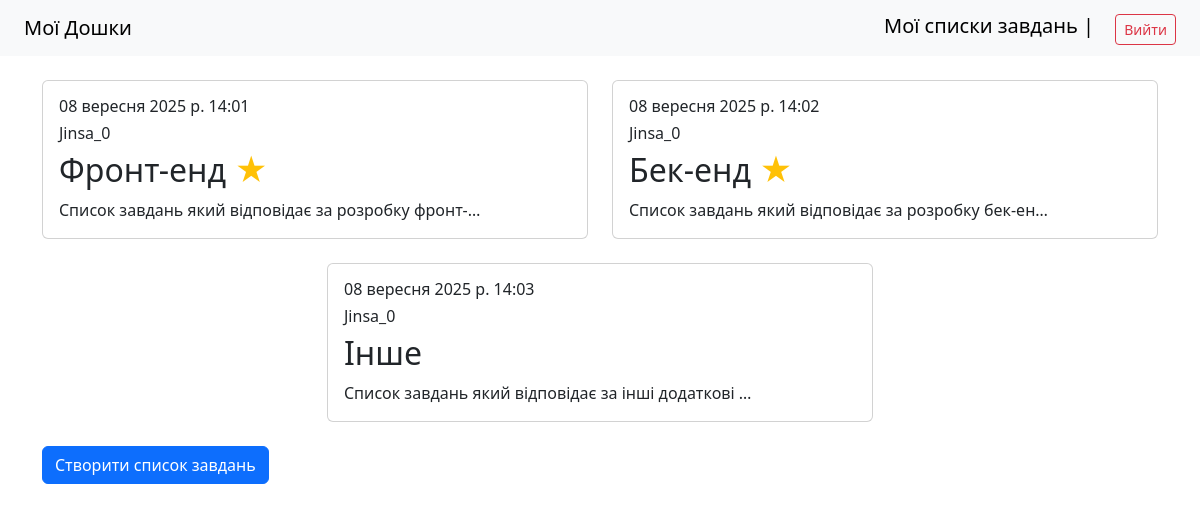
/dashboard/3/todolists/ (signed in), run on the app's committed database.
### task_manager/models.py (models this page shows, shortened)
class TodoList(models.Model):
    dashboard = models.ForeignKey(Dashboard, on_delete = models.CASCADE, related_name= 'todolists', verbose_name = "Дошка")
    title =  models.CharField(max_length = 200, verbose_name = "Назва")
    description =  models.TextField(verbose_name = "Опис", blank = True)
    created_at = models.DateTimeField(auto_now_add = True)
    important = models.BooleanField(default = False, verbose_name = "Важливість")
    created_by = models.ForeignKey(User, on_delete = models.CASCADE, related_name= 'todolists', verbose_name = "Автор")
    class Meta:
        verbose_name = "Список завдань"
        verbose_name_plural = "Списки завдань"

### task_manager/views.py (the view)
# urls.py: path('dashboard/<int:dashboard_pk>/todolists/', TodoListView.as_view(), name='todolist_list'),
class TodoListView(LoginRequiredMixin, TodoListAccessMixin, ListView):
    model = TodoList
    template_name = 'todolist/todolist_list.html'
    context_object_name = 'todolists'
    def get_context_data(self, **kwargs):
        context = super().get_context_data(**kwargs)
        context["dashboard"] = get_object_or_404(Dashboard, pk=self.kwargs["dashboard_pk"])
        context["dashboards"] = Dashboard.objects.filter(
            Q(created_by=self.request.user) | Q(members=self.request.user)
        ).distinct()
        return context

### task_manager/views.py (called while the page is built)
    def get_queryset(self):
        return Dashboard.objects.filter(
            Q(created_by=self.request.user) | Q(members=self.request.user)
        ).distinct()

    def get_queryset(self):
        return TodoList.objects.filter(
            dashboard__in=DashboardAccessMixin.get_queryset(self)
        ).distinct()

### task_manager/templates/todolist/todolist_list.html (shortened to what this page needs)
{% extends "base.html" %}
{% block content %}
<div class="row row-cols-2 justify-content-md-center">
    {% for todolist in todolists %}
    <div class = "col mb-4">
        <div class = "card h-100">
            <div class="card-body text-left">
                <h6>{{ todolist.created_at }}</h6>
                <h6>{{ todolist.created_by }}</h6>
                <h2><a class="card-title" href="{% url 'todolist_detail' dashboard_pk=dashboard.pk todolist_pk=todolist.pk %}" style="text-decoration: none;">{{ todolist.title }}
                {% if todolist.important %}
                    <span class="text-warning">★</span>
                {% endif %}
                </a></h2>
                <p class="card-text">{{ todolist.description|truncatechars:50 }}</p>
            </div>
        </div>
    </div>
    {% empty %}
    <p>Наразі немає жодних списків завдань</p>
    {% endfor %}
</div>
<a href="{% url 'todolist_create' dashboard_pk=dashboard.pk %}" class="btn btn-primary">Створити список завдань</a>
{% endblock %}

### data on the page
TodoList: created_at "08 вересня 2025 р. 14:01", created_by "Jinsa_0", title "Фронт-енд", description "Список завдань який відповідає за розробку фронт-…"
TodoList: created_at "08 вересня 2025 р. 14:02", created_by "Jinsa_0", title "Бек-енд", description "Список завдань який відповідає за розробку бек-ен…"
TodoList: created_at "08 вересня 2025 р. 14:03", created_by "Jinsa_0", title "Інше", description "Список завдань який відповідає за інші додаткові …"
